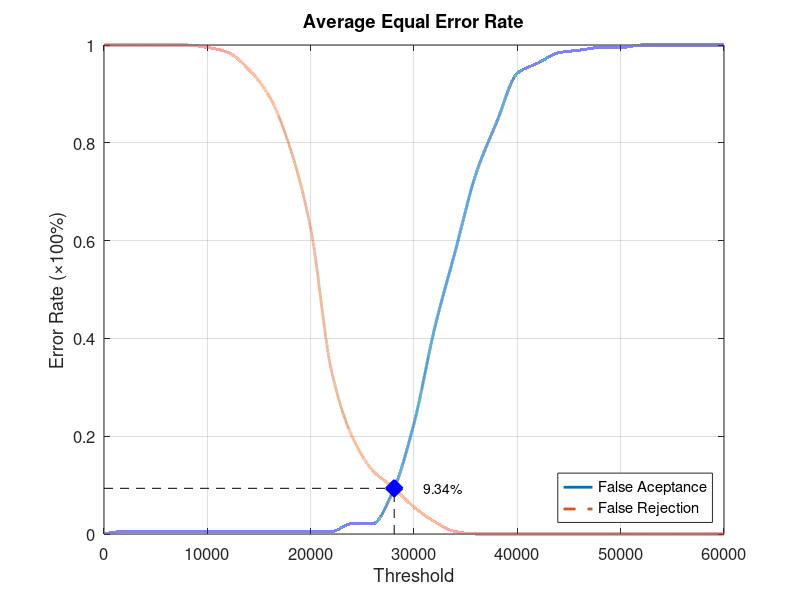
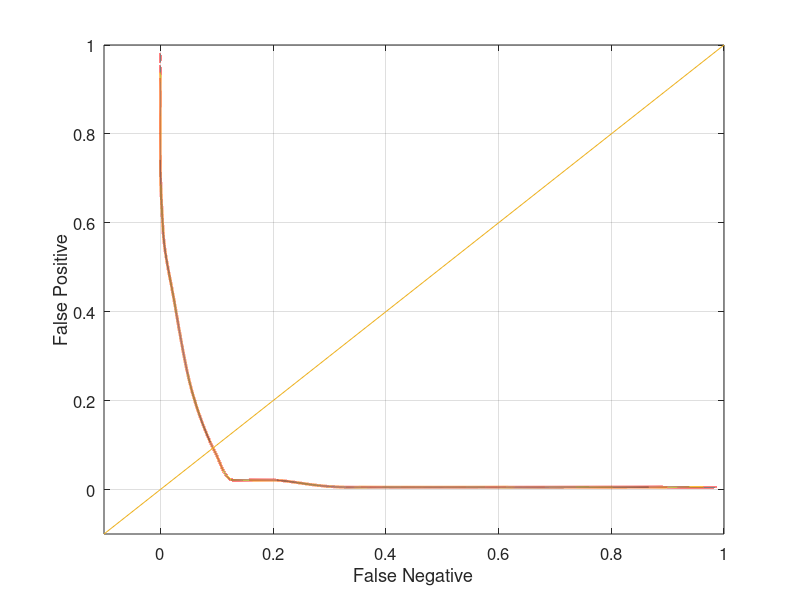

Reproduce these figures in MATLAB, in order.
function yEER = Database2_4
close all;
clear;
clc;
x = 0:2000:60000;
xq = 0:0.5:60000;

y0 = [0 0.00526316 0.00526316 0.00526316 0.00526316 0.00526316 0.00526316 0.00526316 0.00526316 0.00526316 0.00526316 0.00526316 0.0210526 0.0210526 0.0894737 0.226316 0.421053 0.578947 0.736842 0.842105 0.942105 0.963158 0.984211 0.989474 0.994737 0.994737 1 1 1 1 1];
yy0 = interp1(x, y0, xq, 'pchip');
y1 = [1 1 1 1 1 0.995 0.985 0.95 0.895 0.79 0.625 0.335 0.2 0.13 0.095 0.055 0.025 0.005 0 0 0 0 0 0 0 0 0 0 0 0 0];
yy1 = interp1(x, y1, xq, 'pchip');

% Calculating EER: 
y2 = abs(y0 - y1);
find(y2 == min(y2))
yy2 = abs(yy0 - yy1);
xEER = find(yy2 == min(yy2));
xEERIndex = xq(xEER) % X-axis EER
yEER = yy0(xEER) % Y-axis EER

main = figure
plot(xq, yy0,'-','LineWidth', 2);	hold on
plot(xq, yy1,'--','LineWidth', 2);	hold on
plot([xEERIndex xEERIndex], [0 yEER], 'k--');	hold on
plot([0 xEERIndex], [yEER yEER], 'k--');	hold on
plot(xEERIndex, yEER, 'bx', 'LineWidth', 10);	hold on
text(xEERIndex + 10 * xEERIndex / 100, yEER, [num2str(round((10000 * yEER)) / 100) '%'])
legend('False Aceptance', 'False Rejection', 'Location', 'SouthEast')
xlabel('Threshold')
ylabel('Error Rate (\times100%)')
title('Average Equal Error Rate')
set(gca, 'FontSize', 12)
axis([0 60000 0 1])
grid on

print(main, 'Database2_4Main', '-dpng');
FNRxFPR = figure('Color', [1 1 1]);
plot(yy1, yy0, '-', yy1, yy0, 'LineWidth', 2);
hold on
y = -0.1:0.1:1
plot(y, y); 
set(gca, 'FontSize', 12)
xlabel('False Negative')
ylabel('False Positive')
axis([-0.1 1 -0.1 1])
set(gca, 'FontSize', 12)
grid on

print(FNRxFPR, 'Database2_4FNRxFPR','-dpng');
end
